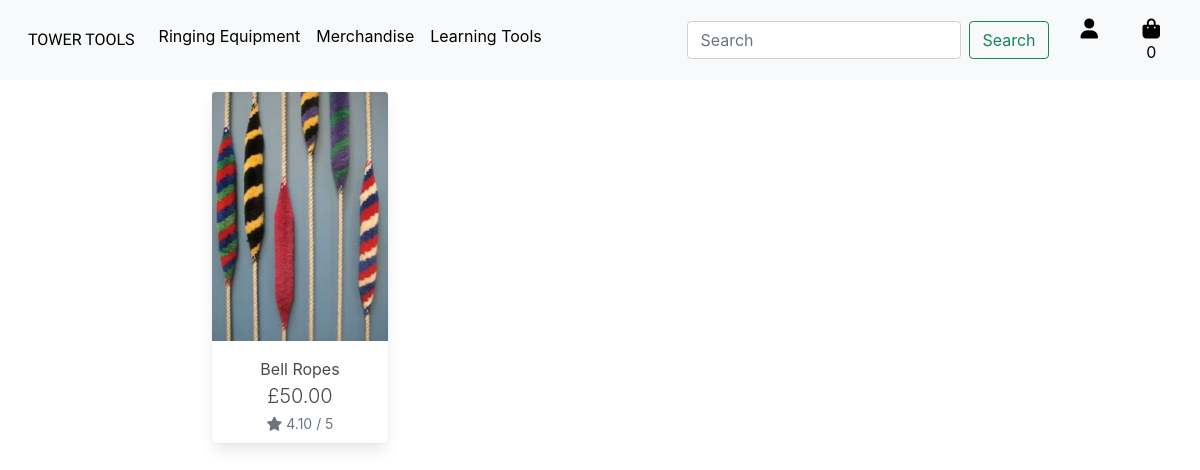
The app's page /products/ringing_equipment/, older data.
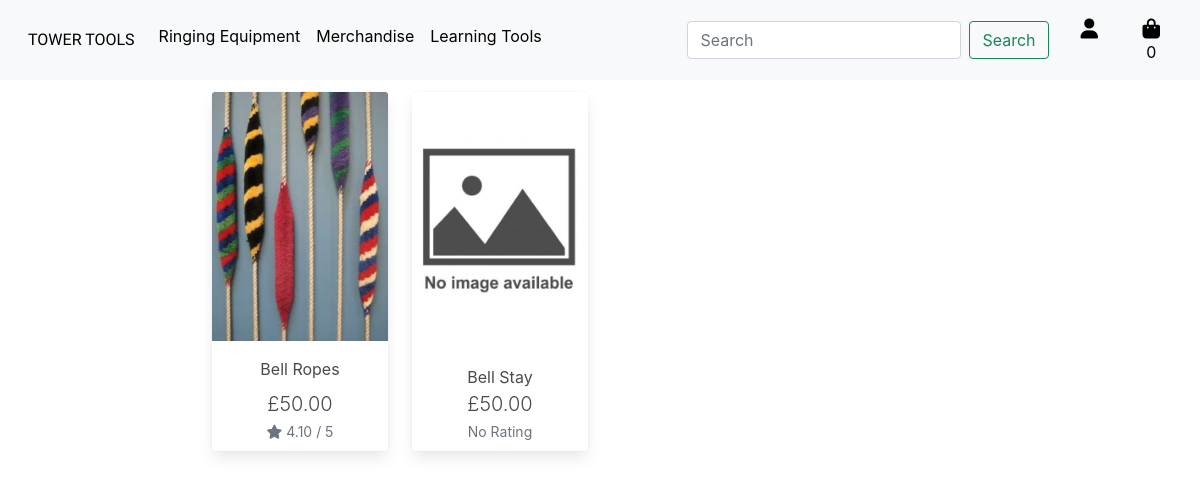
The same page, newer data.
### products/models.py (models this page shows, shortened)
class Product(models.Model):
    category = models.ForeignKey('Category', null=True, blank=True, on_delete=models.SET_NULL)
    sku = models.CharField(max_length=254, null=True, blank=True)
    name = models.CharField(max_length=254)
    friendly_name = models.CharField(max_length=254, null=True, blank=True)
    description = models.TextField()
    rope_size_option = models.BooleanField(default=False, null=True, blank=True)
    price = models.DecimalField(max_digits=6, decimal_places=2)
    rating = models.DecimalField(max_digits=6, decimal_places=2, null=True, blank=True)
    image_url = models.URLField(max_length=1024, null=True, blank=True)
    image = models.ImageField(null=True, blank=True)

### products/views.py (the view)
# urls.py: path('ringing_equipment/', views.ringing_equipment, name='products/ringing_equipment'),
def ringing_equipment(request):
    ringing_equipment = Product.objects.filter(category=1)
    context = {
        'ringing_equipment': ringing_equipment,
    }
    return render(request, 'products/ringing_equipment.html', context)

### bag/contexts.py (called while the page is built, shortened)
def bag_contents(request):
    bag_items = []
    free_delivery_threshold = 50
    standard_delivery_percentage = 0.1
    total = 0
    product_count = 0
    bag = request.session.get('bag', {})
    if total < free_delivery_threshold:
        delivery = total * Decimal(standard_delivery_percentage)
        remaining_to_free_del = free_delivery_threshold - total
    else:
        delivery = 0
        remaining_to_free_del = 0
    grand_total = delivery + total
    context = {
        'bag_items': bag_items,
        'total': total,
        'product_count': product_count,
        'delivery': delivery,
        'remaining_to_free_del': remaining_to_free_del,
        'grand_total': grand_total,
    }
    return context

### products/templates/products/ringing_equipment.html (shortened to what this page needs)
{% extends "base.html" %}
{% load static %}
{% block content %}
<div class="container">
    <div class="row">
        <div class="product-container col-10 offset-1">
            <div class="row">
                {% for product in ringing_equipment %}
                    <div class="col-sm-6 col-md-6 col-lg-4 col-xl-3">
                        <div class="card h-100 border-0">
                            {% if product.image %}
                            <a href="{% url 'product_detail' product.id %}">
                                <img class="card-img-top img-fluid" src="/static/imgs/{{ product.image }}" alt="{{ product.name }}">
                            </a>
                            {% else %}
                            <a href="{% url 'product_detail' product.id %}">
                                <img class="card-img-top img-fluid" src="/static/imgs/no_image.jpg" alt="{{ product.name }}">
                            </a>
                            {% endif %}
                            <div class="card-body pb-0">
                                <p class="mb-0 text-center">{% if product.friendly_name %}{{ product.friendly_name }}{% else %}{{ product.name }}{% endif %}</p>
                            </div>
                            <div class="card-footer pt-0 border-0 text-center m-auto">
                                <div class="row">
                                    <div class="col">
                                        <p class="lead mb-0 text-left font-weight-bold text-center">£{{ product.price }}</p>
                                        {% if product.rating %}
                                            <small class="text-muted text-center"><i class="fas fa-star mr-1"></i>{{ product.rating }} / 5</small>
                                        {% else %}
                                            <small class="text-muted text-center">No Rating</small>
                                        {% endif %}
                                    </div>
                                </div>
                            </div>
                        </div>
                    </div>
                {% endfor %}
            </div>
        </div>
    </div>
</div>
{% endblock %}

Row changes from the older to the newer data that the page shows:
added Product: name "Bell Stay", price "50.00", shows "No Rating"
